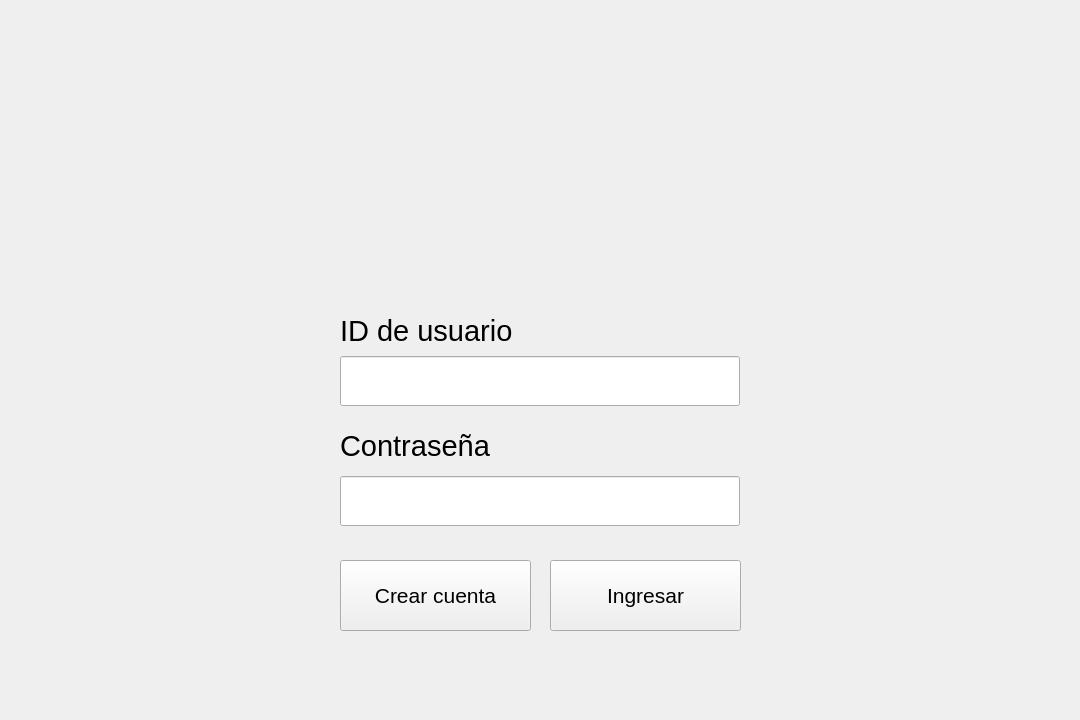
<?xml version="1.0" encoding="UTF-8"?>
<ui version="4.0">
 <class>MainWindow</class>
 <widget class="QMainWindow" name="MainWindow">
  <property name="enabled">
   <bool>true</bool>
  </property>
  <property name="geometry">
   <rect>
    <x>0</x>
    <y>0</y>
    <width>1080</width>
    <height>720</height>
   </rect>
  </property>
  <property name="windowTitle">
   <string>MainWindow</string>
  </property>
  <widget class="QWidget" name="centralwidget">
   <widget class="QLineEdit" name="lineEdit">
    <property name="geometry">
     <rect>
      <x>340</x>
      <y>356</y>
      <width>400</width>
      <height>50</height>
     </rect>
    </property>
    <property name="font">
     <font>
      <pointsize>20</pointsize>
     </font>
    </property>
    <property name="text">
     <string/>
    </property>
   </widget>
   <widget class="QLineEdit" name="lineEdit_2">
    <property name="geometry">
     <rect>
      <x>340</x>
      <y>476</y>
      <width>400</width>
      <height>50</height>
     </rect>
    </property>
    <property name="font">
     <font>
      <pointsize>20</pointsize>
     </font>
    </property>
    <property name="text">
     <string/>
    </property>
   </widget>
   <widget class="QLabel" name="label">
    <property name="geometry">
     <rect>
      <x>340</x>
      <y>315</y>
      <width>401</width>
      <height>31</height>
     </rect>
    </property>
    <property name="font">
     <font>
      <pointsize>22</pointsize>
     </font>
    </property>
    <property name="text">
     <string>ID de usuario</string>
    </property>
   </widget>
   <widget class="QLabel" name="label_2">
    <property name="geometry">
     <rect>
      <x>340</x>
      <y>430</y>
      <width>401</width>
      <height>31</height>
     </rect>
    </property>
    <property name="font">
     <font>
      <pointsize>22</pointsize>
     </font>
    </property>
    <property name="text">
     <string>Contraseña</string>
    </property>
   </widget>
   <widget class="QPushButton" name="pushButton">
    <property name="geometry">
     <rect>
      <x>340</x>
      <y>560</y>
      <width>191</width>
      <height>71</height>
     </rect>
    </property>
    <property name="font">
     <font>
      <pointsize>16</pointsize>
     </font>
    </property>
    <property name="text">
     <string>Crear cuenta</string>
    </property>
   </widget>
   <widget class="QPushButton" name="pushButton_2">
    <property name="geometry">
     <rect>
      <x>550</x>
      <y>560</y>
      <width>191</width>
      <height>71</height>
     </rect>
    </property>
    <property name="font">
     <font>
      <pointsize>16</pointsize>
     </font>
    </property>
    <property name="text">
     <string>Ingresar</string>
    </property>
   </widget>
   <widget class="QLabel" name="label_3">
    <property name="geometry">
     <rect>
      <x>340</x>
      <y>60</y>
      <width>401</width>
      <height>221</height>
     </rect>
    </property>
    <property name="font">
     <font>
      <pointsize>22</pointsize>
     </font>
    </property>
    <property name="text">
     <string/>
    </property>
    <property name="pixmap">
     <pixmap resource="../img/logo.qrc">:/prefijoNuevo/s.png</pixmap>
    </property>
    <property name="scaledContents">
     <bool>true</bool>
    </property>
   </widget>
  </widget>
 </widget>
 <resources>
  <include location="../img/logo.qrc"/>
 </resources>
 <connections/>
</ui>
